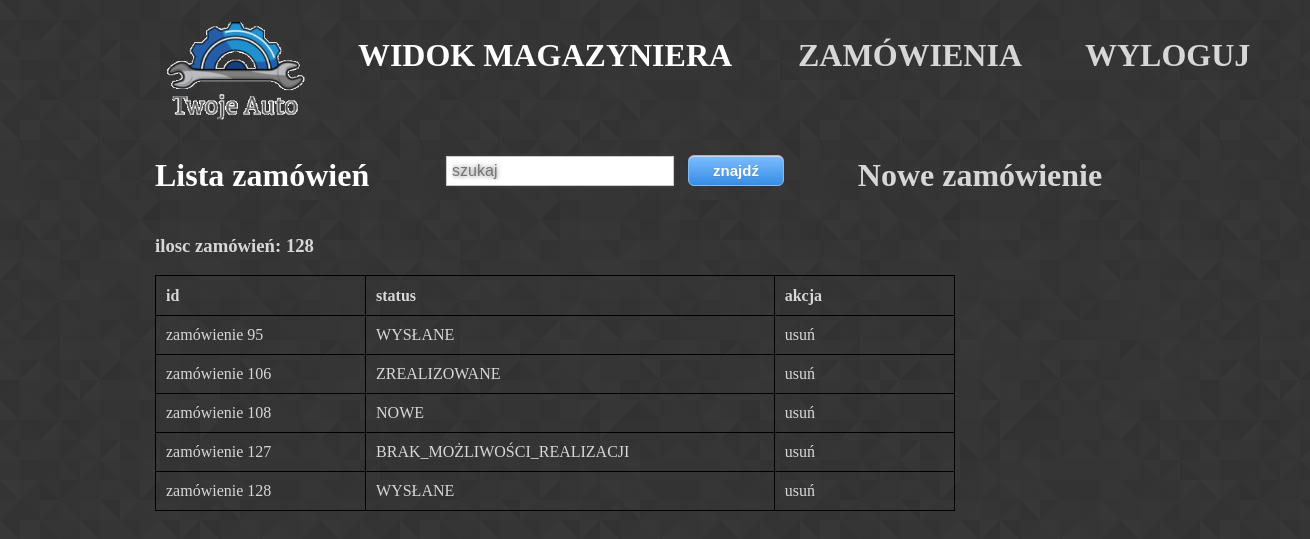
The app's page /magazyn with its own data.
### koszyk/models.py (models this page shows)
class Cart(models.Model):
    products = models.ManyToManyField(Produkty, null=True, blank=True)
    total = models.DecimalField(max_digits=10, decimal_places=2, null=True, blank=True,default=0)
    Statusy = models.TextChoices('Statusy', 'NOWE ZAPISANE WYSŁANE GOTOWE BRAK_MOŻLIWOŚCI_REALIZACJI ZREALIZOWANE ARCHIWALNE')
    status = models.CharField(default='NOWE', blank=True, choices=Statusy.choices, max_length=30)
    class Meta:
        verbose_name = "Zamówienie"
        verbose_name_plural = "Zamówienia"

### koszyk/views.py (the view)
# urls.py: path('magazyn', magazyn, name='magazyn'),
def magazyn(request):
    all_carts = Cart.objects.all()
    last_cart = Cart.objects.last()
    context = {"all_carts": all_carts, "last_cart": last_cart, }
    template = "cart/baza_magazyn.html"
    return render(request, template, context)

### produkty/templates/cart/baza_magazyn.html (shortened to what this page needs)
{% load static %}
    <link rel="stylesheet" type="text/css" href="{% static 'produkty/style.css' %}">
<!DOCTYPE html>
<html lang="pl">
<head>
</head>
<body>
<div id="container">
    <div id="logo">
            {% load static %}
            <a href="{% url 'index'  %}"><img  height="125" src="{% static '/produkty/logo.png' %}" alt="My logo"></a>
    </div>
    <div id="topbarr">
        <div id="topbar1">
            <div id="t1">
                <h1>WIDOK MAGAZYNIERA</h1><br>
            </div>
            <div id="t2">
                <a href="{% url 'magazyn' %}"><h1> ZAMÓWIENIA </h1></a>
            </div>
            <div id="t3">
                <a href="{% url 'logout' %}"><h1> WYLOGUJ </h1></a>
            </div>
        </div>
    </div>
        <div id="topbar1">
            <div id="t3">
                <h1>Lista zamówień</h1>
            </div>
            <div id="t1">
                 <form role="search" action="/s/">
                        <input class= "szukaj" type="text" name="q" placeholder="szukaj">
                        <button type="submit">znajdź</button>
                    </form>
            </div>
            <div id="t2">
                <a href= " {% url 'new_cart' %} " ><h1>Nowe zamówienie</h1></a>
            </div>
        </div>
    <div id = "content">
            <h3>ilosc zamówień: {{ last_cart.id }}</h3>
        <table style="width:100%">
        <tr>
            <th style="width:120px">id</th>
            <th style="width:100px">status</th>
            <th style="width:100px">akcja</th>
        </tr>
    {% for c in all_carts %}
        <tr>
            <td><a href= " {% url 'cart_nr' c.id  %} " >zamówienie {{c.id}}</a></td>
            <td>{{ c.status }}</td>
            <td><a href= " {% url 'delete_cart' c.id %} " >usuń</a></td>
        </tr>
    {% endfor %}
    </table>
    </div>
</div>
</body>
</html>

### produkty/static/produkty/style.css (style rules this page uses)
body { background-color:rgb(180,210,250); background-image: url("prism.png"); color:rgb(215,215,215); font-family: "Trebuchet MS"; }
#container { width:1000px; margin-left: auto; margin-right: auto; }
#logo { width:200; height:120px; color:white; float:left; text-align:left; }
#topbarr { width:800px; height:120px; float:left; text-align:center; }
#content { float : left; width : 800px; height : ; overflow: auto; }
#topbar1 { margin-top:8; width:1000px; height:80px; color:white; }
#t1 { height:; width:38%; float:left; #background-color:; text-align:center; }
#t2 { width:35%; height:; float:left; text-align:center; #background-color:; color:white; }
#t3 { width:27%; height:; float:left; color:white; text-align:left; background-color:; }
button { box-shadow:inset 0px 1px 0px 0px #bbdaf7; background:linear-gradient(to bottom, #79bbff 5%, #378de5 100%); background-color:#79bbff; border-radius:6px; border:1px solid #84bbf3; display:inline-block; cursor:pointer; color:#ffffff; font-family:Arial; font-size:15px; font-weight:bold; padding:6px 24px; text-decoration:none; text-shadow:0px 1px 0px #528ecc; }
.szukaj { width: 60%; padding: 5px; margin-top: 20px; margin-right: 10px; font-size: 16px; border-width: 1px; border-color: #CCCCCC; background-color: #FFFFFF; color: #000000; border-style: solid; border-radius: 0px; box-shadow: 0px 0px 5px rgba(66,66,66,.75); text-shadow: 0px 0px 5px rgba(66,66,66,.75); }
a { text-decoration:none; color:rgb(215,215,215); }
table { border-collapse: collapse; }
table, th, td { border: 1px solid black; padding: 10px; text-align: left; }
th { height: 40px; }

### records on screen
Cart: id "128", status "WYSŁANE"
Cart: id "95", status "WYSŁANE"
Cart: id "106", status "ZREALIZOWANE"
Cart: id "108", status "NOWE"
Cart: id "127", status "BRAK_MOŻLIWOŚCI_REALIZACJI"
